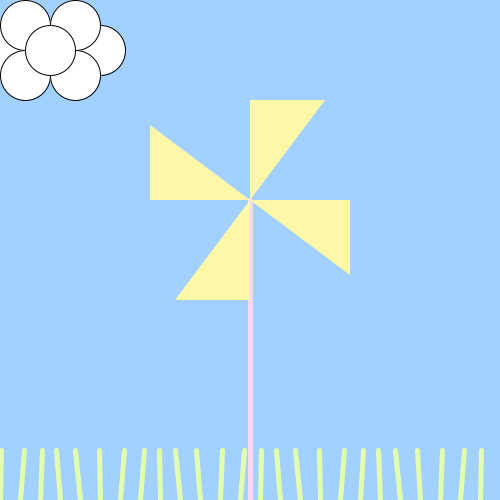
Frame 1 (no input)
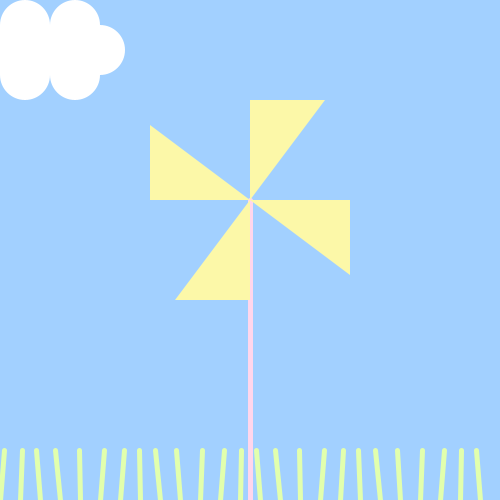
Frame 60 (the mouse pressed at the canvas centre just before this capture)
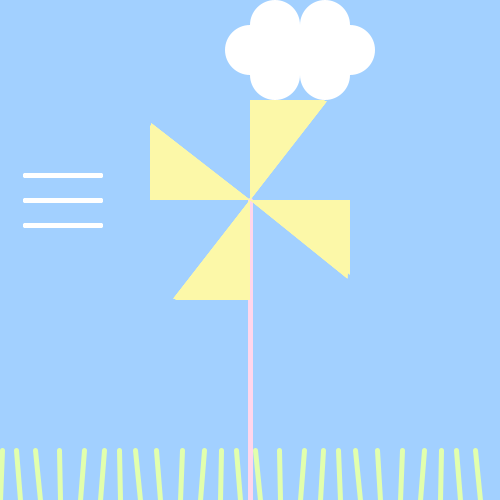
Frame 120 (the mouse held since frame 60 and released just before this capture)

The Processing sketch that drew these frames (run headless with seeded random() and noise(); from frame 60 on, the mouse is pressed at the canvas centre):

// Processing sketch: processing_174115
// ── processing_174115.pde

void setup()
{
  size (500, 500);
  background (162, 208, 255);
}

void draw()
{
  background (162, 208, 255);
  
  
  pushMatrix();
  translate(0,0);
  fill(255);
ellipse(mouseX,50,50,50);
  fill(255);
ellipse(100+mouseX,50,50,50);
fill(255);
ellipse(25+mouseX,25,50,50);
fill(255);
ellipse(25+mouseX,75,50,50);
fill(255);
ellipse(75+mouseX,25,50,50);
fill(255);
ellipse(75+mouseX,75,50,50);
fill (255);
ellipse (50+mouseX,50,50,50);
  popMatrix();
    
  
  for (int i=0; i<width; i+=20)
  {
stroke (226,255,173);
strokeWeight(5);
float ver = sin(millis()/1000.0+i)*5;
line (i,height,i+ver,450);
  
  
  
}
  
  
  

    
    pushMatrix();
        translate (width/2, 200);

        stroke(255,214,236);
    strokeWeight(5);
    line(0,0,0,height);
    popMatrix();
    
    

  for (int i=0; i<360; i+=90) {
    pushMatrix();
    translate (width/2, 200);
    rotate(radians(i)); 
    fill(252, 248, 168);
    noStroke();
    triangle(0, 0, 0, -100, 75, -100);

    popMatrix();


if (mousePressed==true)
{
      pushMatrix();
        translate(0, 0);
        stroke (255);
        strokeWeight(5);
        line (25, 200, 100, 200);
        stroke (255);
        strokeWeight(5);
        line (25, 175, 100, 175);
        stroke (255);
        strokeWeight(5);
        line (25, 225, 100, 225);
        popMatrix();
        
        pushMatrix();
        for (int j=0; j<360; j+=90)
      { 
    pushMatrix();
    translate (width/2, 200);
    rotate (radians (-millis()/10));
    rotate(radians(i)); 
    fill(252, 248, 168);
    noStroke();
    triangle(0, 0, 0, -100, 75, -100);
    popMatrix();
      }
        popMatrix();
        
}
  /*else
  {
      for (int j=0; j<360; j+=90)
      { 
    pushMatrix();
    translate (width/2, 200);
    rotate(radians(i)); 
    fill(252, 248, 168);
    noStroke();
    triangle(0, 0, 0, -100, 75, -100);
    popMatrix();
      }     
      */
}}
      
      
